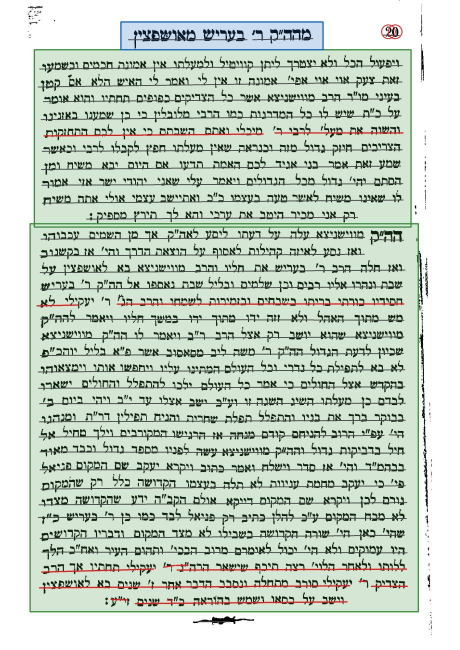
#> input picture editions/layout-test/compare/img/6577969_0022_opus.jpg, 919 x 1300 px (shown at 1/2 size)
$ python -i curl_test.py   (imports and definitions only)
#> lines starting #> are read from the running program, lines starting #| are printed output that depends on the picture; after the words box and inside, x2 and y2 are one past the last pixel; in counts of white or black regions, pixels touching at a corner belong together
import cv2, numpy as np, sys
def prep(path):
    g = cv2.imread(path, cv2.IMREAD_GRAYSCALE); h, w = g.shape
#> after `g = cv2.imread(path, cv2.IMREAD_GRAYSCALE)`:
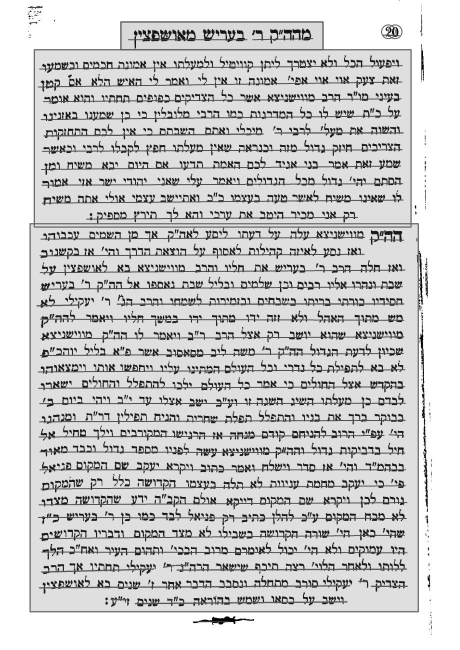
#> g: shape (1300, 919) (shown at 1/2 size); min 0, max 255, mean 205.1
#> after `h, w = g.shape`: h = 1300; w = 919
    q = cv2.resize(g, (w // 4, h // 4), interpolation=cv2.INTER_AREA)
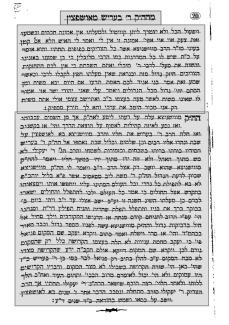
#> q: shape (325, 229); min 2, max 255, mean 205.1
    bgq = cv2.medianBlur(cv2.morphologyEx(q, cv2.MORPH_CLOSE, np.ones((15, 15), np.uint8)), 21)
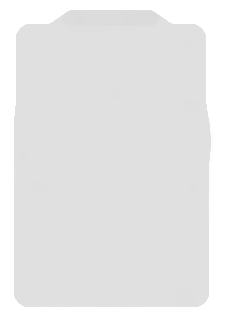
#> bgq: shape (325, 229); min 219, max 255, mean 231.5
    bg = cv2.resize(bgq, (w, h))
    flat = np.clip(g.astype(np.float32) / np.maximum(bg, 1) * 255, 0, 255).astype(np.uint8)
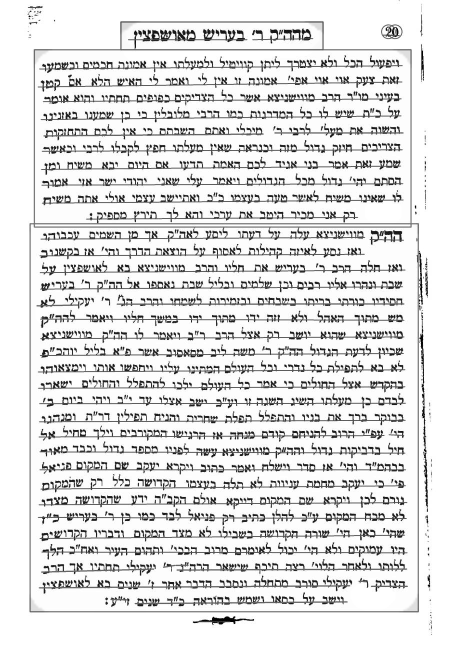
#> flat: shape (1300, 919) (shown at 1/2 size); min 0, max 255, mean 223.7
    _, bw = cv2.threshold(cv2.GaussianBlur(flat, (3, 3), 0), 0, 255, cv2.THRESH_BINARY_INV + cv2.THRESH_OTSU)
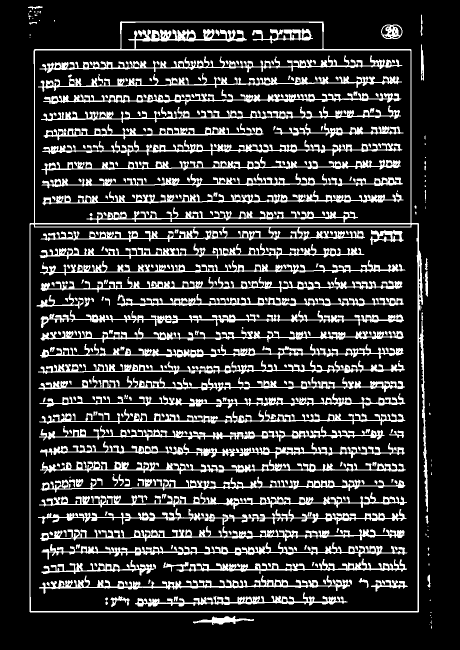
#> bw: shape (1300, 919) (shown at 1/2 size); 17.4% white; 342 white regions (59 under 20 px), largest, box (x1, y1, x2, y2) and area: (59, 42, 856, 1225) 28790, (78, 985, 814, 1019) 5753, (79, 111, 805, 146) 5737
    return g, bgq, flat, bw

# [45 lines left out: functions curl, background, not called in this run]

# [5 lines not run here, left out]

# [37 lines left out: function line_bend, not called in this run]

# [2 lines not run here, left out]

>>> result = prep('../../layout-test/compare/img/6577969_0022_opus.jpg')

$ run again, on editions/layout-test/compare/img/6705107_0007_opus.jpg
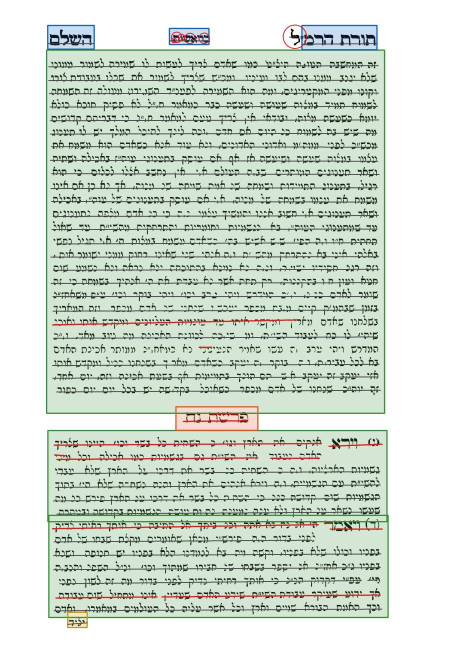
#> input picture editions/layout-test/compare/img/6705107_0007_opus.jpg, 919 x 1300 px (shown at 1/2 size)
#> in prep, `flat = np.clip(g.astype(np.float32) / np.maximum(bg, 1) * 255, 0, 255)..`:
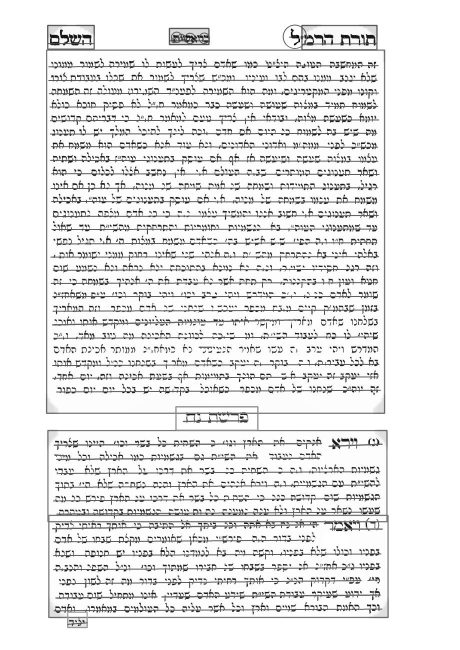
#> flat: shape (1300, 919) (shown at 1/2 size); min 0, max 255, mean 231.2
#> in prep, `_, bw = cv2.threshold(cv2.GaussianBlur(flat, (3, 3), 0), 0, 255, cv2.T..`:
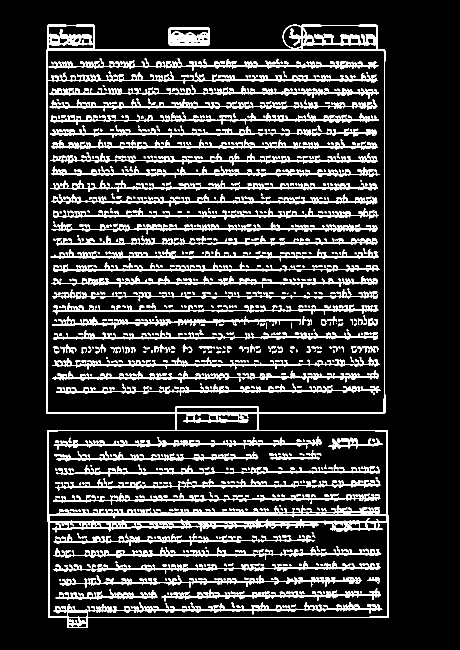
#> bw: shape (1300, 919) (shown at 1/2 size); 14.9% white; 803 white regions (344 under 20 px), largest, box (x1, y1, x2, y2) and area: (92, 49, 778, 1256) 35840, (97, 116, 757, 141) 4222, (98, 172, 758, 198) 4056

$ run again, on editions/layout-test/compare/img/6705107_0029_opus.jpg
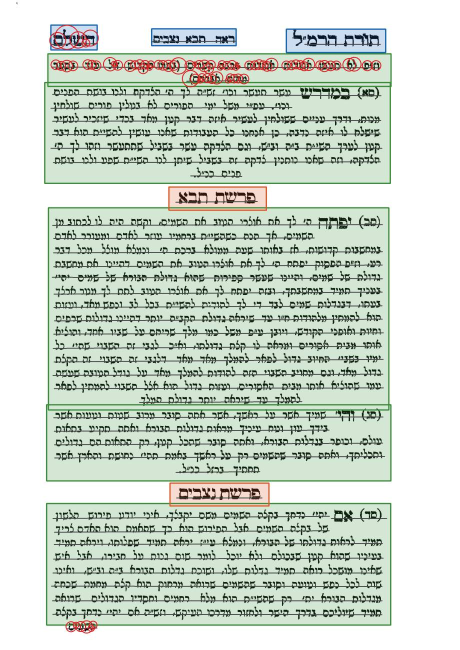
#> input picture editions/layout-test/compare/img/6705107_0029_opus.jpg, 919 x 1300 px (shown at 1/2 size)
#> in prep, `flat = np.clip(g.astype(np.float32) / np.maximum(bg, 1) * 255, 0, 255)..`:
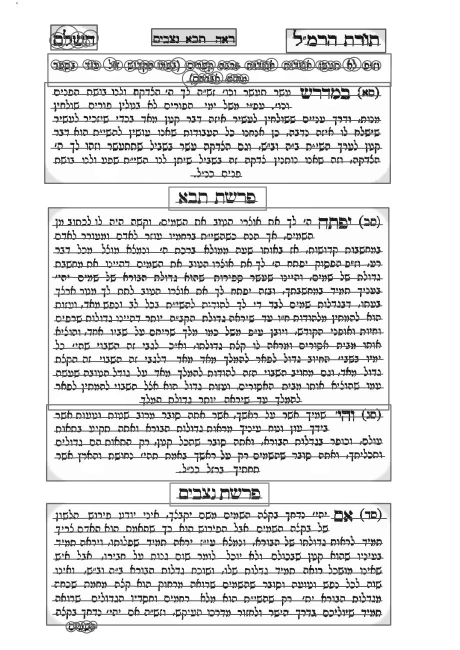
#> flat: shape (1300, 919) (shown at 1/2 size); min 0, max 255, mean 226.2
#> in prep, `_, bw = cv2.threshold(cv2.GaussianBlur(flat, (3, 3), 0), 0, 255, cv2.T..`:
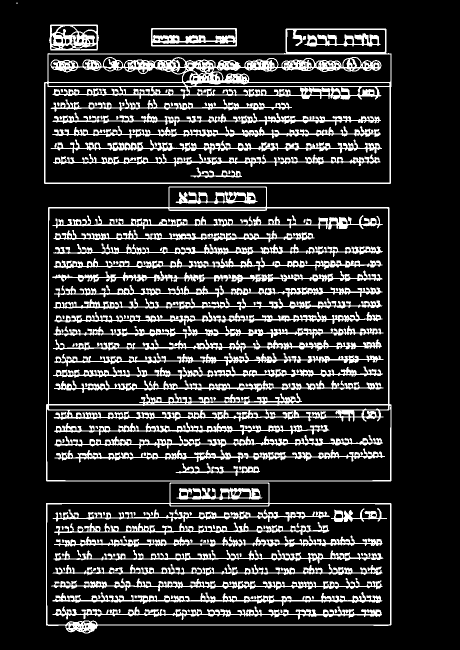
#> bw: shape (1300, 919) (shown at 1/2 size); 17.1% white; 146 white regions (6 under 20 px), largest, box (x1, y1, x2, y2) and area: (88, 57, 783, 368) 26326, (92, 373, 783, 963) 18234, (92, 965, 783, 1267) 6066

$ run again, on editions/layout-test/compare/img/7125297_0037_opus.jpg
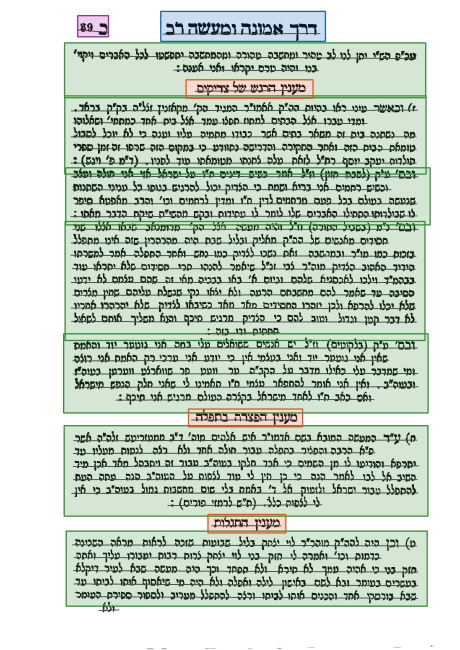
#> input picture editions/layout-test/compare/img/7125297_0037_opus.jpg, 919 x 1300 px (shown at 1/2 size)
#> in prep, `flat = np.clip(g.astype(np.float32) / np.maximum(bg, 1) * 255, 0, 255)..`:
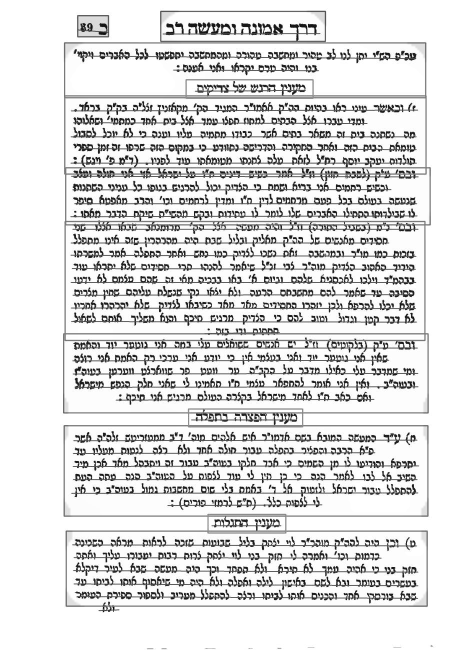
#> flat: shape (1300, 919) (shown at 1/2 size); min 0, max 255, mean 220.2
#> in prep, `_, bw = cv2.threshold(cv2.GaussianBlur(flat, (3, 3), 0), 0, 255, cv2.T..`:
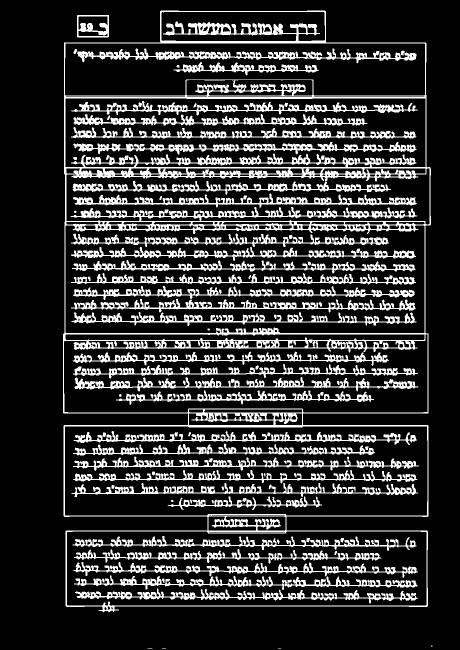
#> bw: shape (1300, 919) (shown at 1/2 size); 19.5% white; 89 white regions (8 under 20 px), largest, box (x1, y1, x2, y2) and area: (126, 21, 862, 1225) 71565, (154, 97, 833, 127) 6404, (146, 284, 833, 309) 6155
